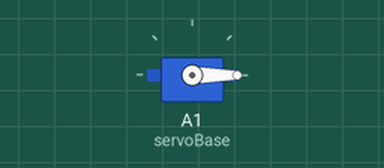
A sketch run on a simulated Arduino Uno, built with avr-gcc and run on an emulated ATmega328P. Shown: servo.

Above: at 0.05 s.
At 2.4 s:
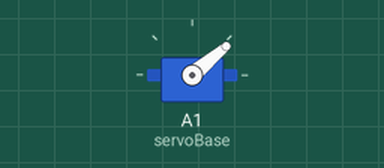
At 4.75 s:
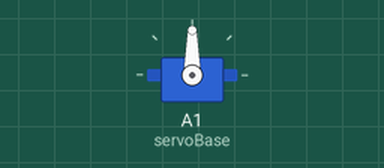
At 9.5 s:
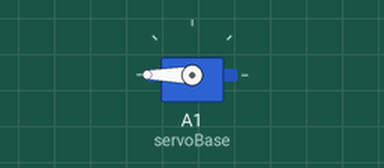
Timing chart, 0 to 12.4 s (numbered marks = the images above):
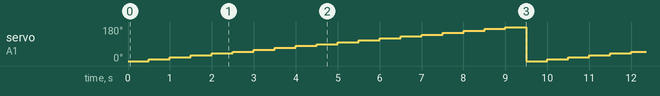

Measured:
- by itself, servo on A1 (servoBase): repeats every 9.5 s: 20° 0.50 s, 30° 0.50 s, 40° 0.50 s, 50° 0.50 s, 60° 0.50 s, 70° 0.50 s, 80° 0.50 s, 90° 0.50 s, 100° 0.50 s, 110° 0.50 s, 120° 0.50 s, 130° 0.50 s, 140° 0.50 s, 150° 0.50 s, 160° 0.50 s, 170° 0.50 s, 180° 0.50 s, 0° 0.50 s, 10° 0.50 s

The sketch:

TesteServo1Servo.ino
```cpp
#include <Servo.h>

Servo servoBase;
Servo servoA2;
Servo servoA3;
Servo servoA4;

void setup() {
  servoBase.attach(A1);
  servoBase.write(0);
}

void loop() {
  // Control servo on A1
  for (int i = 0; i <= 180; i += 10) {
    servoBase.write(i);
    delay(500);
  }
}
```
